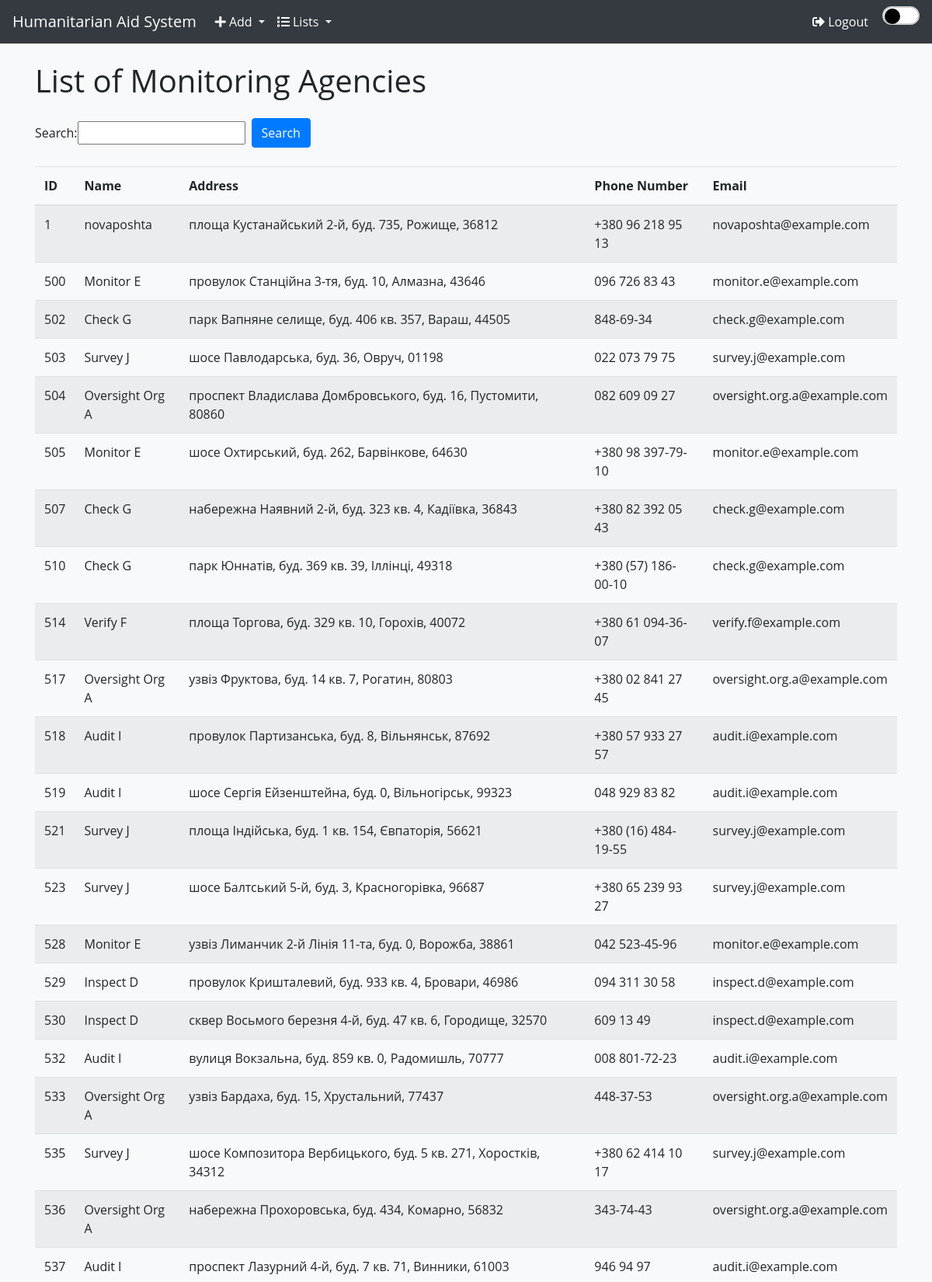
The page /list_monitoring_agencies/ (signed in, upper part) on the database its author committed.
### crm/models.py (models this page shows, shortened)
class MonitoringAgency(models.Model):
    monitoryagencyId = models.AutoField(primary_key=True)
    name = models.CharField(max_length=255)
    address = models.CharField(max_length=255, null=True, blank=True)
    phone_number = models.CharField(max_length=20, null=True, blank=True)
    email = models.EmailField(null=True, blank=True)

### crm/views.py (the view)
# urls.py: path('list_monitoring_agencies/', views.list_monitoring_agencies, name='list_monitoring_agencies'),
@login_required
def list_monitoring_agencies(request):
    form = MonitoringAgencySearchForm(request.GET)
    if form.is_valid():
        query = form.cleaned_data['query']
        agencies = MonitoringAgency.objects.filter(name__icontains=query)
    else:
        agencies = MonitoringAgency.objects.all()
    return render(request, 'crm/list_monitoring_agencies.html', {
        'monitoring_agencies': agencies,
        'form': form
    })

### crm/forms.py
class MonitoringAgencySearchForm(forms.Form):
    query = forms.CharField(label='Search', max_length=255, required=False)

### crm/templates/crm/list_monitoring_agencies.html (shortened to what this page needs)
{% extends 'crm/base.html' %}
{% block content %}
    <h1 class="fade-in slide-in">List of Monitoring Agencies</h1>
    <form method="get" class="form-inline my-4 fade-in">
        {{ form.query.label_tag }}
        {{ form.query }}
        <button type="submit" class="btn btn-primary ml-2">Search</button>
    </form>
    <table class="table table-striped fade-in">
        <thead>
            <tr>
                <th>ID</th>
                <th>Name</th>
                <th>Address</th>
                <th>Phone Number</th>
                <th>Email</th>
            </tr>
        </thead>
        <tbody>
            {% for monitoring_agency in monitoring_agencies %}
                <tr>
                    <td>{{ monitoring_agency.monitoryagencyId }}</td>
                    <td>{{ monitoring_agency.name }}</td>
                    <td>{{ monitoring_agency.address }}</td>
                    <td>{{ monitoring_agency.phone_number }}</td>
                    <td>{{ monitoring_agency.email }}</td>
                </tr>
            {% endfor %}
        </tbody>
    </table>
{% endblock %}

### crm/static/css/style.css (style rules this page uses)
:root { --color-primary: #343a40; --color-bg: #f8f9fa; --color-text: #212529; --color-success: #28a745; --color-danger: #dc3545; --transition-speed: 0.3s; }
body { background-color: var(--color-bg); color: var(--color-text); font-family: "Open Sans", sans-serif; transition: background-color var(--transition-speed) ease, color var(--transition-speed) ease; margin: 0; padding: 0; }
.fade-in { animation: fadeIn 0.8s ease-in-out; }
.slide-in { animation: slideIn 0.8s ease-in-out; }

### rows shown on the page
MonitoringAgency: monitoryagencyId "1", name "novaposhta", address "площа Кустанайський 2-й, буд. 735, Рожище, 36812", phone_number "+380 96 218 95 13", email "novaposhta@example.com"
MonitoringAgency: monitoryagencyId "500", name "Monitor E", address "провулок Станційна 3-тя, буд. 10, Алмазна, 43646", phone_number "096 726 83 43", email "monitor.e@example.com"
MonitoringAgency: monitoryagencyId "502", name "Check G", address "парк Вапняне селище, буд. 406 кв. 357, Вараш, 44505", phone_number "848-69-34", email "check.g@example.com"
MonitoringAgency: monitoryagencyId "503", name "Survey J", address "шосе Павлодарська, буд. 36, Овруч, 01198", phone_number "022 073 79 75", email "survey.j@example.com"
MonitoringAgency: monitoryagencyId "504", name "Oversight Org A", address "проспект Владислава Домбровського, буд. 16, Пустомити, 80860", phone_number "082 609 09 27", email "oversight.org.a@example.com"
MonitoringAgency: monitoryagencyId "505", name "Monitor E", address "шосе Охтирський, буд. 262, Барвінкове, 64630", phone_number "+380 98 397-79-10", email "monitor.e@example.com"
MonitoringAgency: monitoryagencyId "507", name "Check G", address "набережна Наявний 2-й, буд. 323 кв. 4, Кадіївка, 36843", phone_number "+380 82 392 05 43", email "check.g@example.com"
MonitoringAgency: monitoryagencyId "510", name "Check G", address "парк Юннатів, буд. 369 кв. 39, Іллінці, 49318", phone_number "+380 (57) 186-00-10", email "check.g@example.com"
MonitoringAgency: monitoryagencyId "514", name "Verify F", address "площа Торгова, буд. 329 кв. 10, Горохів, 40072", phone_number "+380 61 094-36-07", email "verify.f@example.com"
MonitoringAgency: monitoryagencyId "517", name "Oversight Org A", address "узвіз Фруктова, буд. 14 кв. 7, Рогатин, 80803", phone_number "+380 02 841 27 45", email "oversight.org.a@example.com"
MonitoringAgency: monitoryagencyId "518", name "Audit I", address "провулок Партизанська, буд. 8, Вільнянськ, 87692", phone_number "+380 57 933 27 57", email "audit.i@example.com"
MonitoringAgency: monitoryagencyId "519", name "Audit I", address "шосе Сергія Ейзенштейна, буд. 0, Вільногірськ, 99323", phone_number "048 929 83 82", email "audit.i@example.com"
MonitoringAgency: monitoryagencyId "521", name "Survey J", address "площа Індійська, буд. 1 кв. 154, Євпаторія, 56621", phone_number "+380 (16) 484-19-55", email "survey.j@example.com"
MonitoringAgency: monitoryagencyId "523", name "Survey J", address "шосе Балтський 5-й, буд. 3, Красногорівка, 96687", phone_number "+380 65 239 93 27", email "survey.j@example.com"
MonitoringAgency: monitoryagencyId "528", name "Monitor E", address "узвіз Лиманчик 2-й Лінія 11-та, буд. 0, Ворожба, 38861", phone_number "042 523-45-96", email "monitor.e@example.com"
MonitoringAgency: monitoryagencyId "529", name "Inspect D", address "провулок Кришталевий, буд. 933 кв. 4, Бровари, 46986", phone_number "094 311 30 58", email "inspect.d@example.com"
MonitoringAgency: monitoryagencyId "530", name "Inspect D", address "сквер Восьмого березня 4-й, буд. 47 кв. 6, Городище, 32570", phone_number "609 13 49", email "inspect.d@example.com"
MonitoringAgency: monitoryagencyId "532", name "Audit I", address "вулиця Вокзальна, буд. 859 кв. 0, Радомишль, 70777", phone_number "008 801-72-23", email "audit.i@example.com"
MonitoringAgency: monitoryagencyId "533", name "Oversight Org A", address "узвіз Бардаха, буд. 15, Хрустальний, 77437", phone_number "448-37-53", email "oversight.org.a@example.com"
MonitoringAgency: monitoryagencyId "535", name "Survey J", address "шосе Композитора Вербицького, буд. 5 кв. 271, Хоростків, 34312", phone_number "+380 62 414 10 17", email "survey.j@example.com"
MonitoringAgency: monitoryagencyId "536", name "Oversight Org A", address "набережна Прохоровська, буд. 434, Комарно, 56832", phone_number "343-74-43", email "oversight.org.a@example.com"
MonitoringAgency: monitoryagencyId "537", name "Audit I", address "проспект Лазурний 4-й, буд. 7 кв. 71, Винники, 61003", phone_number "946 94 97", email "audit.i@example.com"
